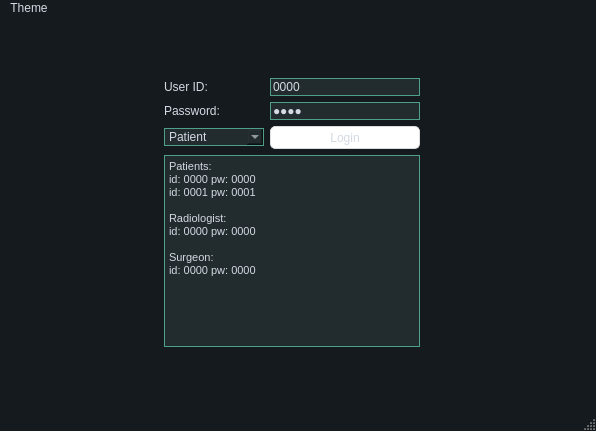
<?xml version="1.0" encoding="UTF-8"?>
<ui version="4.0">
 <class>main_window</class>
 <widget class="QMainWindow" name="main_window">
  <property name="windowModality">
   <enum>Qt::NonModal</enum>
  </property>
  <property name="geometry">
   <rect>
    <x>0</x>
    <y>0</y>
    <width>596</width>
    <height>431</height>
   </rect>
  </property>
  <property name="sizePolicy">
   <sizepolicy hsizetype="Fixed" vsizetype="Preferred">
    <horstretch>0</horstretch>
    <verstretch>0</verstretch>
   </sizepolicy>
  </property>
  <property name="windowTitle">
   <string>Clarity</string>
  </property>
  <property name="styleSheet">
   <string notr="true">QMainWindow {
	background-color:#151a1e;
}
QCalendar {
	background-color: #151a1e;
}
QTextEdit {
	border-width: 1px;
	border-style: solid;
	border-color: #4fa08b;
	background-color: #222b2e;
	color: #d3dae3;
}
QPlainTextEdit {
	border-width: 1px;
	border-style: solid;
	border-color: #4fa08b;
	background-color: #222b2e;
	color: #d3dae3;
}
QToolButton {
	border-style: solid;
	border-top-color: qlineargradient(spread:pad, x1:0.5, y1:1, x2:0.5, y2:0, stop:0 rgb(215, 215, 215), stop:1 rgb(222, 222, 222));
	border-right-color: qlineargradient(spread:pad, x1:0, y1:0.5, x2:1, y2:0.5, stop:0 rgb(217, 217, 217), stop:1 rgb(227, 227, 227));
	border-left-color: qlineargradient(spread:pad, x1:0, y1:0.5, x2:1, y2:0.5, stop:0 rgb(227, 227, 227), stop:1 rgb(217, 217, 217));
	border-bottom-color: qlineargradient(spread:pad, x1:0.5, y1:1, x2:0.5, y2:0, stop:0 rgb(215, 215, 215), stop:1 rgb(222, 222, 222));
	border-width: 1px;
	border-radius: 5px;
	color: #d3dae3;
	padding: 2px;
	background-color: rgb(255,255,255);
}
QToolButton:hover{
	border-style: solid;
	border-top-color: qlineargradient(spread:pad, x1:0.5, y1:1, x2:0.5, y2:0, stop:0 rgb(195, 195, 195), stop:1 rgb(222, 222, 222));
	border-right-color: qlineargradient(spread:pad, x1:0, y1:0.5, x2:1, y2:0.5, stop:0 rgb(197, 197, 197), stop:1 rgb(227, 227, 227));
	border-left-color: qlineargradient(spread:pad, x1:0, y1:0.5, x2:1, y2:0.5, stop:0 rgb(227, 227, 227), stop:1 rgb(197, 197, 197));
	border-bottom-color: qlineargradient(spread:pad, x1:0.5, y1:1, x2:0.5, y2:0, stop:0 rgb(195, 195, 195), stop:1 rgb(222, 222, 222));
	border-width: 1px;
	border-radius: 5px;
	color: rgb(0,0,0);
	padding: 2px;
	background-color: rgb(255,255,255);
}
QToolButton:pressed{
	border-style: solid;
	border-top-color: qlineargradient(spread:pad, x1:0.5, y1:1, x2:0.5, y2:0, stop:0 rgb(215, 215, 215), stop:1 rgb(222, 222, 222));
	border-right-color: qlineargradient(spread:pad, x1:0, y1:0.5, x2:1, y2:0.5, stop:0 rgb(217, 217, 217), stop:1 rgb(227, 227, 227));
	border-left-color: qlineargradient(spread:pad, x1:0, y1:0.5, x2:1, y2:0.5, stop:0 rgb(227, 227, 227), stop:1 rgb(217, 217, 217));
	border-bottom-color: qlineargradient(spread:pad, x1:0.5, y1:1, x2:0.5, y2:0, stop:0 rgb(215, 215, 215), stop:1 rgb(222, 222, 222));
	border-width: 1px;
	border-radius: 5px;
	color: rgb(0,0,0);
	padding: 2px;
	background-color: rgb(142,142,142);
}
QPushButton{
	font: 11pt &quot;MS Shell Dlg 2&quot;;
	border-style: solid;
	border-color: #050a0e;
	border-width: 1px;
	border-radius: 5px;
	color: #d3dae3;
	padding: 2px;
	background-color: #151a1e;
}
QPushButton::default{
	border-style: solid;
	border-color: #050a0e;
	border-width: 1px;
	border-radius: 5px;
	color: #FFFFFF;
	padding: 2px;
	background-color: #151a1e;;
}
QPushButton:hover{
	border-style: solid;
	border-color: #050a0e;
	border-width: 1px;
	border-radius: 5px;
	color: #d3dae3;
	padding: 2px;
	background-color: #1c1f1f;
}
QPushButton:pressed{
	border-style: solid;
	border-color: #050a0e;
	border-width: 1px;
	border-radius: 5px;
	color: #d3dae3;
	padding: 2px;
	background-color: #2c2f2f;
}
QPushButton:disabled{
	border-style: solid;
	border-top-color: qlineargradient(spread:pad, x1:0.5, y1:1, x2:0.5, y2:0, stop:0 rgb(215, 215, 215), stop:1 rgb(222, 222, 222));
	border-right-color: qlineargradient(spread:pad, x1:0, y1:0.5, x2:1, y2:0.5, stop:0 rgb(217, 217, 217), stop:1 rgb(227, 227, 227));
	border-left-color: qlineargradient(spread:pad, x1:0, y1:0.5, x2:1, y2:0.5, stop:0 rgb(227, 227, 227), stop:1 rgb(217, 217, 217));
	border-bottom-color: qlineargradient(spread:pad, x1:0.5, y1:1, x2:0.5, y2:0, stop:0 rgb(215, 215, 215), stop:1 rgb(222, 222, 222));
	border-width: 1px;
	border-radius: 5px;
	color: #808086;
	padding: 2px;
	background-color: rgb(142,142,142);
}
QLineEdit {
	border-width: 1px;
	border-style: solid;
	border-color: #4fa08b;
	background-color: #222b2e;
	color: #d3dae3;
}
QLabel {
	color: #d3dae3;
}
QLCDNumber {
	color: #4d9b87;
}
QProgressBar {
	text-align: center;
	color: #d3dae3;
	border-radius: 10px;
	border-color: transparent;
	border-style: solid;
	background-color: #52595d;
}
QProgressBar::chunk {
	background-color: #214037	;
	border-radius: 10px;
}
QMenuBar {
	background-color: #151a1e;
}
QMenuBar::item {
	color: #d3dae3;
  	spacing: 3px;
  	padding: 1px 4px;
	background-color: #151a1e;
}

QMenuBar::item:selected {
  	background-color: #252a2e;
	color: #FFFFFF;
}
QMenu {
	background-color: #151a1e;
}
QMenu::item:selected {
	background-color: #252a2e;
	color: #FFFFFF;
}
QMenu::item {
	color: #d3dae3;
	background-color: #151a1e;
}
QTabWidget {
	color:rgb(0,0,0);
	background-color:#000000;
}
QTabWidget::pane {
		border-color: #050a0e;
		background-color: #1e282c;
		border-style: solid;
		border-width: 1px;
    	border-bottom-left-radius: 4px;
		border-bottom-right-radius: 4px;
}
QTabBar::tab:first {
	border-style: solid;
	border-left-width:1px;
	border-right-width:0px;
	border-top-width:1px;
	border-bottom-width:0px;
	border-top-color: #050a0e;
	border-left-color: #050a0e;
	border-bottom-color: #050a0e;
	border-top-left-radius: 4px;
	color: #d3dae3;
	padding: 3px;
	margin-left:0px;
	background-color: #151a1e;
}
QTabBar::tab:last {
	border-style: solid;
	border-top-width:1px;
	border-left-width:1px;
	border-right-width:1px;
	border-bottom-width:0px;
	border-color: #050a0e;
	border-top-right-radius: 4px;
	color: #d3dae3;
	padding: 3px;
	margin-left:0px;
	background-color: #151a1e;
}
QTabBar::tab {
	border-style: solid;
	border-top-width:1px;
	border-bottom-width:0px;
	border-left-width:1px;
	border-top-color: #050a0e;
	border-left-color: #050a0e;
	border-bottom-color: #050a0e;
	color: #d3dae3;
	padding: 3px;
	margin-left:0px;
	background-color: #151a1e;
}
QTabBar::tab:selected, QTabBar::tab:last:selected, QTabBar::tab:hover {
  	border-style: solid;
  	border-left-width:1px;
	border-bottom-width:0px;
	border-right-color: transparent;
	border-top-color: #050a0e;
	border-left-color: #050a0e;
	border-bottom-color: #050a0e;
	color: #FFFFFF;
	padding: 3px;
	margin-left:0px;
	background-color: #1e282c;
}

QTabBar::tab:selected, QTabBar::tab:first:selected, QTabBar::tab:hover {
  	border-style: solid;
  	border-left-width:1px;
  	border-bottom-width:0px;
  	border-top-width:1px;
	border-right-color: transparent;
	border-top-color: #050a0e;
	border-left-color: #050a0e;
	border-bottom-color: #050a0e;
	color: #FFFFFF;
	padding: 3px;
	margin-left:0px;
	background-color: #1e282c;
}

QCheckBox {
	color: #d3dae3;
	padding: 2px;
}
QCheckBox:disabled {
	color: #808086;
	padding: 2px;
}

QCheckBox:hover {
	border-radius:4px;
	border-style:solid;
	padding-left: 1px;
	padding-right: 1px;
	padding-bottom: 1px;
	padding-top: 1px;
	border-width:1px;
	border-color: transparent;
}
QCheckBox::indicator:checked {

	height: 10px;
	width: 10px;
	border-style:solid;
	border-width: 1px;
	border-color: #4fa08b;
	color: #000000;
	background-color: qradialgradient(cx:0.4, cy:0.4, radius: 1.5,fx:0, fy:0, stop:0 #1e282c, stop:0.3 #1e282c, stop:0.4 #4fa08b, stop:0.5 #1e282c, stop:1 #1e282c);
}
QCheckBox::indicator:unchecked {

	height: 10px;
	width: 10px;
	border-style:solid;
	border-width: 1px;
	border-color: #4fa08b;
	color: #000000;
}
QRadioButton {
	color: #d3dae3;
	padding: 1px;
}
QRadioButton::indicator:checked {
	height: 10px;
	width: 10px;
	border-style:solid;
	border-radius:5px;
	border-width: 1px;
	border-color: #4fa08b;
	color: #a9b7c6;
	background-color: qradialgradient(cx:0.5, cy:0.5, radius:0.4,fx:0.5, fy:0.5, stop:0 #4fa08b, stop:1 #1e282c);
}
QRadioButton::indicator:!checked {
	height: 10px;
	width: 10px;
	border-style:solid;
	border-radius:5px;
	border-width: 1px;
	border-color: #4fa08b;
	color: #a9b7c6;
	background-color: transparent;
}
QStatusBar {
	color:#027f7f;
}
QSpinBox {
	color: #d3dae3;
	background-color: #222b2e;
	border-width: 1px;
	border-style: solid;
	border-color: #4fa08b;
}
QDoubleSpinBox {
	color: #d3dae3;
	background-color: #222b2e;
	border-width: 1px;
	border-style: solid;
	border-color: #4fa08b;
}
QTimeEdit {
	color: #d3dae3;
	background-color: #222b2e;
	border-width: 1px;
	border-style: solid;
	border-color: #4fa08b;
}
QDateTimeEdit {
	color: #d3dae3;
	background-color: #222b2e;
	border-width: 1px;
	border-style: solid;
	border-color: #4fa08b;
}
QDateEdit {
	color: #d3dae3;
	background-color: #222b2e;
	border-width: 1px;
	border-style: solid;
	border-color: #4fa08b;
}
QFontComboBox {
	color: #d3dae3;
	background-color: #222b2e;
	border-width: 1px;
	border-style: solid;
	border-color: #4fa08b;
}
QComboBox {
	color: #d3dae3;
	background-color: #222b2e;
	border-width: 1px;
	border-style: solid;
	border-color: #4fa08b;
}

QDial {
	background: #16a085;
}

QToolBox {
	color: #a9b7c6;
	background-color: #222b2e;
}
QToolBox::tab {
	color: #a9b7c6;
	background-color:#222b2e;
}
QToolBox::tab:selected {
	color: #FFFFFF;
	background-color:#222b2e;
}
QScrollArea {
	color: #FFFFFF;
	background-color:#222b2e;
}
QSlider::groove:horizontal {
	height: 5px;
	background-color: #52595d;
}
QSlider::groove:vertical {
	width: 5px;
	background-color: #52595d;
}
QSlider::handle:horizontal {
	background: #1a2224;
	border-style: solid;
	border-width: 1px;
	border-color: rgb(207,207,207);
	width: 12px;
	margin: -5px 0;
	border-radius: 7px;
}
QSlider::handle:vertical {
	background: #1a2224;
	border-style: solid;
	border-width: 1px;
	border-color: rgb(207,207,207);
	height: 12px;
	margin: 0 -5px;
	border-radius: 7px;
}
QSlider::add-page:horizontal {
    background: #52595d;
}
QSlider::add-page:vertical {
    background: #52595d;
}
QSlider::sub-page:horizontal {
    background-color: #15433a;
}
QSlider::sub-page:vertical {
    background-color: #15433a;
}
QScrollBar:horizontal {
	max-height: 10px;
	border: 1px transparent grey;
	margin: 0px 20px 0px 20px;
	background: transparent;
}
QScrollBar:vertical {
	max-width: 10px;
	border: 1px transparent grey;
	margin: 20px 0px 20px 0px;
	background: transparent;
}
QScrollBar::handle:horizontal {
	background: #52595d;
	border-style: transparent;
	border-radius: 4px;
	min-width: 25px;
}
QScrollBar::handle:horizontal:hover {
	background: #58a492;
	border-style: transparent;
	border-radius: 4px;
	min-width: 25px;
}
QScrollBar::handle:vertical {
	background: #52595d;
	border-style: transparent;
	border-radius: 4px;
	min-height: 25px;
}
QScrollBar::handle:vertical:hover {
	background: #58a492;
	border-style: transparent;
	border-radius: 4px;
	min-height: 25px;
}
QScrollBar::add-line:horizontal {
   border: 2px transparent grey;
   border-top-right-radius: 4px;
   border-bottom-right-radius: 4px;
   background: #15433a;
   width: 20px;
   subcontrol-position: right;
   subcontrol-origin: margin;
}
QScrollBar::add-line:horizontal:pressed {
   border: 2px transparent grey;
   border-top-right-radius: 4px;
   border-bottom-right-radius: 4px;
   background: rgb(181,181,181);
   width: 20px;
   subcontrol-position: right;
   subcontrol-origin: margin;
}
QScrollBar::add-line:vertical {
   border: 2px transparent grey;
   border-bottom-left-radius: 4px;
   border-bottom-right-radius: 4px;
   background: #15433a;
   height: 20px;
   subcontrol-position: bottom;
   subcontrol-origin: margin;
}
QScrollBar::add-line:vertical:pressed {
   border: 2px transparent grey;
   border-bottom-left-radius: 4px;
   border-bottom-right-radius: 4px;
   background: rgb(181,181,181);
   height: 20px;
   subcontrol-position: bottom;
   subcontrol-origin: margin;
}
QScrollBar::sub-line:horizontal {
   border: 2px transparent grey;
   border-top-left-radius: 4px;
   border-bottom-left-radius: 4px;
   background: #15433a;
   width: 20px;
   subcontrol-position: left;
   subcontrol-origin: margin;
}
QScrollBar::sub-line:horizontal:pressed {
   border: 2px transparent grey;
   border-top-left-radius: 4px;
   border-bottom-left-radius: 4px;
   background: rgb(181,181,181);
   width: 20px;
   subcontrol-position: left;
   subcontrol-origin: margin;
}
QScrollBar::sub-line:vertical {
   border: 2px transparent grey;
   border-top-left-radius: 4px;
   border-top-right-radius: 4px;
   background: #15433a;
   height: 20px;
   subcontrol-position: top;
   subcontrol-origin: margin;
}
QScrollBar::sub-line:vertical:pressed {
   border: 2px transparent grey;
   border-top-left-radius: 4px;
   border-top-right-radius: 4px;
   background: rgb(181,181,181);
   height: 20px;
   subcontrol-position: top;
   subcontrol-origin: margin;
}

QScrollBar::add-page:horizontal, QScrollBar::sub-page:horizontal {
   background: none;
}
QScrollBar::add-page:vertical, QScrollBar::sub-page:vertical {
   background: none;
}
QTreeWidget{
	border-width: 1px;
	border-style: solid;
	border-color: #4fa08b;
	background-color: #222b2e;
	color: #d3dae3;
}</string>
  </property>
  <property name="locale">
   <locale language="English" country="UnitedStates"/>
  </property>
  <widget class="QWidget" name="central_widget">
   <property name="styleSheet">
    <string notr="true"/>
   </property>
   <layout class="QGridLayout" name="gridLayout_5">
    <item row="0" column="0">
     <widget class="QStackedWidget" name="stacked_main">
      <property name="sizePolicy">
       <sizepolicy hsizetype="Preferred" vsizetype="Preferred">
        <horstretch>0</horstretch>
        <verstretch>0</verstretch>
       </sizepolicy>
      </property>
      <property name="currentIndex">
       <number>0</number>
      </property>
      <widget class="QWidget" name="page_login">
       <layout class="QGridLayout" name="gridLayout_2">
        <item row="6" column="1" colspan="2">
         <widget class="QTextEdit" name="textEdit">
          <property name="html">
           <string>&lt;!DOCTYPE HTML PUBLIC &quot;-//W3C//DTD HTML 4.0//EN&quot; &quot;http://www.w3.org/TR/REC-html40/strict.dtd&quot;&gt;
&lt;html&gt;&lt;head&gt;&lt;meta name=&quot;qrichtext&quot; content=&quot;1&quot; /&gt;&lt;style type=&quot;text/css&quot;&gt;
p, li { white-space: pre-wrap; }
&lt;/style&gt;&lt;/head&gt;&lt;body style=&quot; font-family:'.AppleSystemUIFont'; font-size:13pt; font-weight:400; font-style:normal;&quot;&gt;
&lt;p style=&quot; margin-top:0px; margin-bottom:0px; margin-left:0px; margin-right:0px; -qt-block-indent:0; text-indent:0px;&quot;&gt;&lt;span style=&quot; font-family:'MS Shell Dlg 2'; font-size:8.25pt;&quot;&gt;Patients:&lt;/span&gt;&lt;/p&gt;
&lt;p style=&quot; margin-top:0px; margin-bottom:0px; margin-left:0px; margin-right:0px; -qt-block-indent:0; text-indent:0px;&quot;&gt;&lt;span style=&quot; font-family:'MS Shell Dlg 2'; font-size:8.25pt;&quot;&gt;id: 0000 pw: 0000&lt;/span&gt;&lt;/p&gt;
&lt;p style=&quot; margin-top:0px; margin-bottom:0px; margin-left:0px; margin-right:0px; -qt-block-indent:0; text-indent:0px;&quot;&gt;&lt;span style=&quot; font-family:'MS Shell Dlg 2'; font-size:8.25pt;&quot;&gt;id: 0001 pw: 0001&lt;/span&gt;&lt;/p&gt;
&lt;p style=&quot;-qt-paragraph-type:empty; margin-top:0px; margin-bottom:0px; margin-left:0px; margin-right:0px; -qt-block-indent:0; text-indent:0px; font-family:'MS Shell Dlg 2'; font-size:8.25pt;&quot;&gt;&lt;br /&gt;&lt;/p&gt;
&lt;p style=&quot; margin-top:0px; margin-bottom:0px; margin-left:0px; margin-right:0px; -qt-block-indent:0; text-indent:0px;&quot;&gt;&lt;span style=&quot; font-family:'MS Shell Dlg 2'; font-size:8.25pt;&quot;&gt;Radiologist:&lt;/span&gt;&lt;/p&gt;
&lt;p style=&quot; margin-top:0px; margin-bottom:0px; margin-left:0px; margin-right:0px; -qt-block-indent:0; text-indent:0px;&quot;&gt;&lt;span style=&quot; font-family:'MS Shell Dlg 2'; font-size:8.25pt;&quot;&gt;id: 0000 pw: 0000&lt;/span&gt;&lt;/p&gt;
&lt;p style=&quot;-qt-paragraph-type:empty; margin-top:0px; margin-bottom:0px; margin-left:0px; margin-right:0px; -qt-block-indent:0; text-indent:0px; font-family:'MS Shell Dlg 2'; font-size:8.25pt;&quot;&gt;&lt;br /&gt;&lt;/p&gt;
&lt;p style=&quot; margin-top:0px; margin-bottom:0px; margin-left:0px; margin-right:0px; -qt-block-indent:0; text-indent:0px;&quot;&gt;&lt;span style=&quot; font-family:'MS Shell Dlg 2'; font-size:8.25pt;&quot;&gt;Surgeon:&lt;/span&gt;&lt;/p&gt;
&lt;p style=&quot; margin-top:0px; margin-bottom:0px; margin-left:0px; margin-right:0px; -qt-block-indent:0; text-indent:0px;&quot;&gt;&lt;span style=&quot; font-family:'MS Shell Dlg 2'; font-size:8.25pt;&quot;&gt;id: 0000 pw: 0000&lt;/span&gt;&lt;/p&gt;&lt;/body&gt;&lt;/html&gt;</string>
          </property>
         </widget>
        </item>
        <item row="3" column="2">
         <widget class="QLineEdit" name="page_login_insert_password">
          <property name="maximumSize">
           <size>
            <width>200</width>
            <height>16777215</height>
           </size>
          </property>
          <property name="text">
           <string>0000</string>
          </property>
          <property name="echoMode">
           <enum>QLineEdit::Password</enum>
          </property>
          <property name="placeholderText">
           <string>Password</string>
          </property>
          <property name="clearButtonEnabled">
           <bool>false</bool>
          </property>
         </widget>
        </item>
        <item row="6" column="3">
         <spacer name="horizontalSpacer_2">
          <property name="orientation">
           <enum>Qt::Horizontal</enum>
          </property>
          <property name="sizeHint" stdset="0">
           <size>
            <width>40</width>
            <height>20</height>
           </size>
          </property>
         </spacer>
        </item>
        <item row="7" column="1">
         <spacer name="verticalSpacer_2">
          <property name="orientation">
           <enum>Qt::Vertical</enum>
          </property>
          <property name="sizeHint" stdset="0">
           <size>
            <width>20</width>
            <height>40</height>
           </size>
          </property>
         </spacer>
        </item>
        <item row="4" column="1">
         <widget class="QComboBox" name="page_login_combobox_user_type">
          <property name="minimumSize">
           <size>
            <width>100</width>
            <height>0</height>
           </size>
          </property>
          <item>
           <property name="text">
            <string>Patient</string>
           </property>
          </item>
          <item>
           <property name="text">
            <string>Radiologist</string>
           </property>
          </item>
          <item>
           <property name="text">
            <string>Surgeon</string>
           </property>
          </item>
         </widget>
        </item>
        <item row="0" column="1" colspan="4">
         <spacer name="verticalSpacer">
          <property name="orientation">
           <enum>Qt::Vertical</enum>
          </property>
          <property name="sizeHint" stdset="0">
           <size>
            <width>20</width>
            <height>40</height>
           </size>
          </property>
         </spacer>
        </item>
        <item row="2" column="1">
         <widget class="QLabel" name="label">
          <property name="text">
           <string>User ID:</string>
          </property>
         </widget>
        </item>
        <item row="4" column="0">
         <spacer name="horizontalSpacer">
          <property name="orientation">
           <enum>Qt::Horizontal</enum>
          </property>
          <property name="sizeHint" stdset="0">
           <size>
            <width>40</width>
            <height>20</height>
           </size>
          </property>
         </spacer>
        </item>
        <item row="3" column="1">
         <widget class="QLabel" name="label_2">
          <property name="text">
           <string>Password:</string>
          </property>
         </widget>
        </item>
        <item row="4" column="2">
         <widget class="QToolButton" name="page_login_button_login">
          <property name="maximumSize">
           <size>
            <width>200</width>
            <height>16777215</height>
           </size>
          </property>
          <property name="text">
           <string>Login</string>
          </property>
          <property name="icon">
           <iconset>
            <normaloff>icons/unlock.png</normaloff>icons/unlock.png</iconset>
          </property>
          <property name="toolButtonStyle">
           <enum>Qt::ToolButtonTextUnderIcon</enum>
          </property>
         </widget>
        </item>
        <item row="2" column="2">
         <widget class="QLineEdit" name="page_login_insert_id">
          <property name="maximumSize">
           <size>
            <width>200</width>
            <height>16777215</height>
           </size>
          </property>
          <property name="text">
           <string>0000</string>
          </property>
          <property name="placeholderText">
           <string>ID</string>
          </property>
         </widget>
        </item>
       </layout>
      </widget>
      <widget class="QWidget" name="page_rad">
       <layout class="QGridLayout" name="gridLayout">
        <item row="0" column="0">
         <widget class="QStackedWidget" name="stacked_rad"/>
        </item>
       </layout>
      </widget>
      <widget class="QWidget" name="page_pat">
       <layout class="QGridLayout" name="gridLayout_4">
        <item row="0" column="0">
         <widget class="QStackedWidget" name="stacked_pat"/>
        </item>
       </layout>
      </widget>
      <widget class="QWidget" name="page_sur">
       <layout class="QGridLayout" name="gridLayout_6">
        <item row="0" column="0">
         <widget class="QStackedWidget" name="stacked_sur"/>
        </item>
       </layout>
      </widget>
     </widget>
    </item>
   </layout>
  </widget>
  <widget class="QMenuBar" name="menu_bar">
   <property name="geometry">
    <rect>
     <x>0</x>
     <y>0</y>
     <width>596</width>
     <height>22</height>
    </rect>
   </property>
   <widget class="QMenu" name="menu_bar_theme">
    <property name="title">
     <string>Theme</string>
    </property>
    <addaction name="menu_bar_theme_button_day_mode"/>
    <addaction name="menu_bar_theme_button_night_mode"/>
   </widget>
   <addaction name="menu_bar_theme"/>
  </widget>
  <widget class="QStatusBar" name="status_bar"/>
  <action name="menu_bar_theme_button_night_mode">
   <property name="checkable">
    <bool>true</bool>
   </property>
   <property name="checked">
    <bool>true</bool>
   </property>
   <property name="text">
    <string>Night mode</string>
   </property>
  </action>
  <action name="menu_bar_theme_button_day_mode">
   <property name="checkable">
    <bool>true</bool>
   </property>
   <property name="checked">
    <bool>false</bool>
   </property>
   <property name="text">
    <string>Day mode</string>
   </property>
  </action>
 </widget>
 <resources/>
 <connections/>
</ui>
